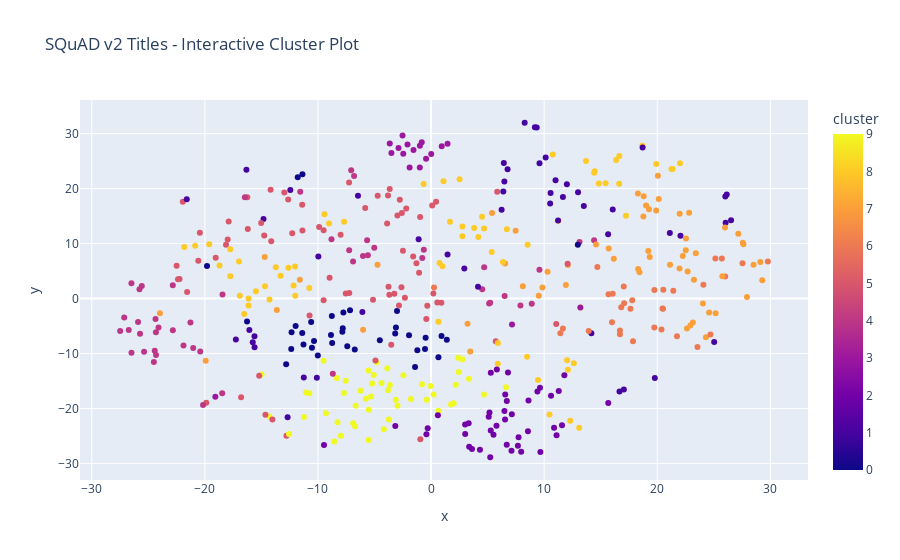

This figure's notebook cell:
### Code cell
from datasets import load_dataset
from sentence_transformers import SentenceTransformer
from sklearn.cluster import KMeans
from sklearn.manifold import TSNE
import plotly.express as px
import pandas as pd

# -------------------
# Load SQuAD v2
# -------------------
dataset = load_dataset("squad_v2")

# Collect all unique titles
train_titles = list(dataset["train"]["title"])
val_titles = list(dataset["validation"]["title"])
titles = list(set(train_titles + val_titles))
print(f"Total unique titles: {len(titles)}")

# -------------------
# Encode with embeddings
# -------------------
model = SentenceTransformer(
    "Qwen/Qwen3-Embedding-0.6B",
    model_kwargs={"attn_implementation": "flash_attention_2", "device_map": "auto"},
    tokenizer_kwargs={"padding_side": "left"},
)


 embeddings = model.encode(titles, show_progress_bar=True)

# -------------------
# Cluster with KMeans
# -------------------
n_clusters = 10
kmeans = KMeans(n_clusters=n_clusters, random_state=42, n_init=10)
labels = kmeans.fit_predict(embeddings)

# -------------------
# Dimensionality reduction (t-SNE)
# -------------------
from sklearn.manifold import TSNE
tsne = TSNE(n_components=2, random_state=42, perplexity=30, n_iter=1000)
emb_2d = tsne.fit_transform(embeddings)

# -------------------
# Create DataFrame
# -------------------
df = pd.DataFrame({
    "title": titles,
    "x": emb_2d[:, 0],
    "y": emb_2d[:, 1],
    "cluster": labels
})

# -------------------
# Interactive plot with Plotly
# -------------------
fig = px.scatter(
    df,
    x="x",
    y="y",
    color="cluster",
    hover_data=["title"],   # shows title on hover
    title="SQuAD v2 Titles - Interactive Cluster Plot"
)

fig.show()

### Figure 1 — Plotly figure (JSON) as saved in the notebook; plotly's stock layout.template omitted (floating-point values rounded to 4 significant figures; data arrays with more than 128 entries replaced by an {"elided": "..."} marker saying what was removed)
{"data": [{"customdata": {"elided": "477x1 str values"}, "hovertemplate": "x=%{x}<br>y=%{y}<br>title=%{customdata[0]}<br>cluster=%{marker.color}<extra></extra>", "legendgroup": "", "marker": {"color": {"elided": "477 int values"}, "coloraxis": "coloraxis", "symbol": "circle"}, "mode": "markers", "name": "", "orientation": "v", "showlegend": false, "type": "scatter", "x": {"elided": "477 float values"}, "xaxis": "x", "y": {"elided": "477 float values"}, "yaxis": "y"}], "layout": {"coloraxis": {"colorbar": {"title": {"text": "cluster"}}, "colorscale": [[0, "#0d0887"], [0.1111, "#46039f"], [0.2222, "#7201a8"], [0.3333, "#9c179e"], [0.4444, "#bd3786"], [0.5556, "#d8576b"], [0.6667, "#ed7953"], [0.7778, "#fb9f3a"], [0.8889, "#fdca26"], [1, "#f0f921"]]}, "legend": {"tracegroupgap": 0}, "title": {"text": "SQuAD v2 Titles - Interactive Cluster Plot"}, "xaxis": {"anchor": "y", "domain": [0, 1], "title": {"text": "x"}}, "yaxis": {"anchor": "x", "domain": [0, 1], "title": {"text": "y"}}}}
